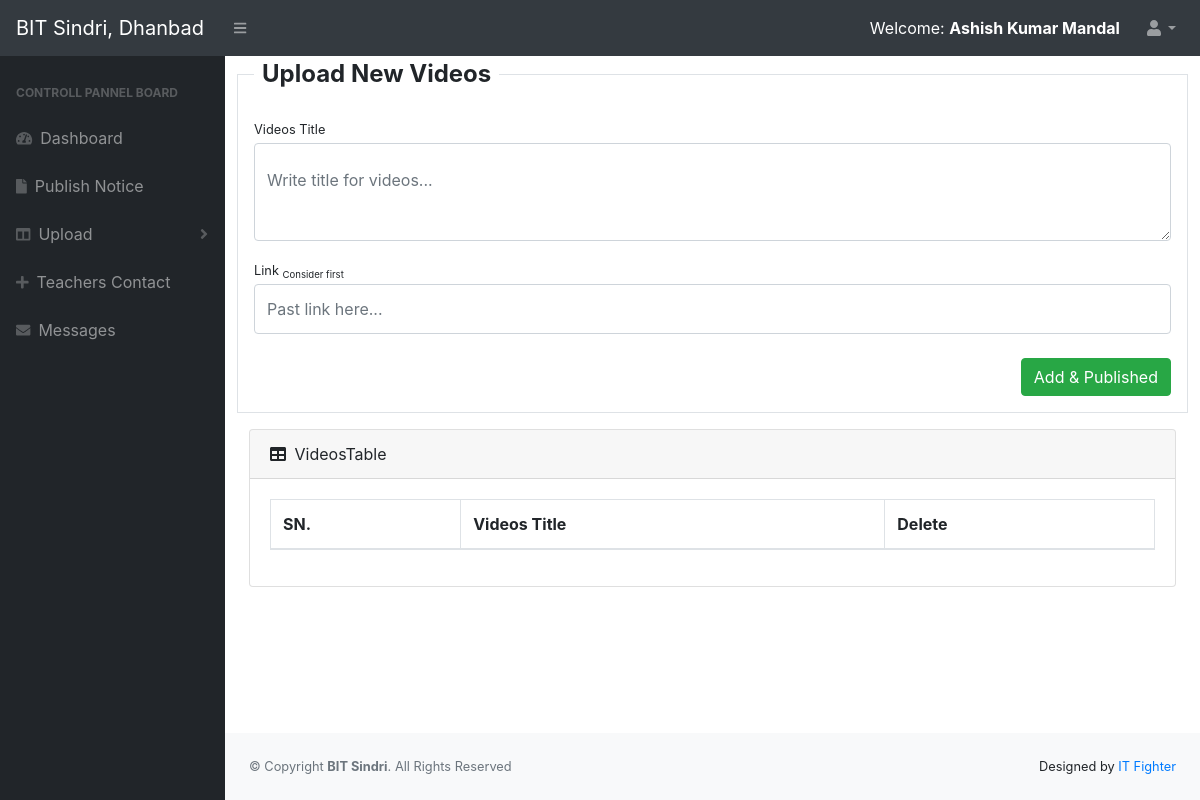
The page /admin/videos.php (signed in) on the database as committed earlier.
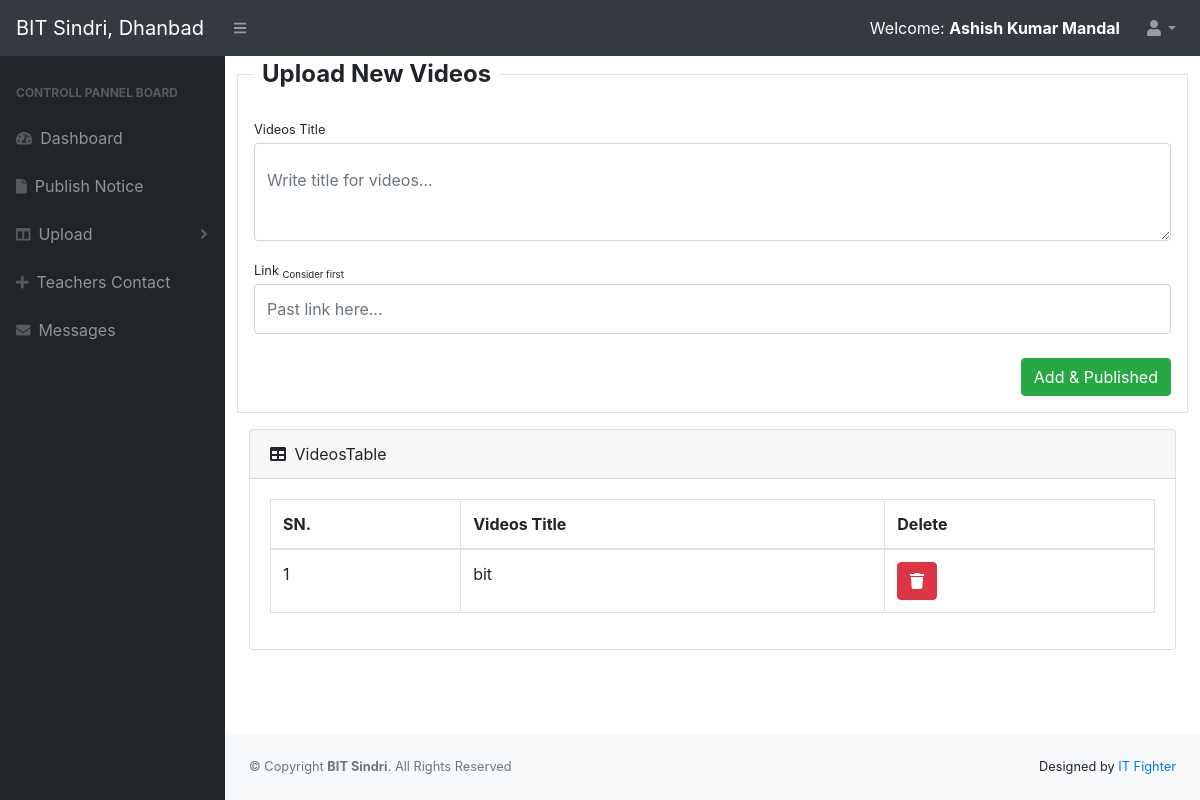
The same page on the database as committed later.
### tables this page shows
CREATE TABLE `video` (
  `video_id` int(11) NOT NULL,
  `title` varchar(100) NOT NULL,
  `link` varchar(150) NOT NULL,
  `updated` timestamp NOT NULL DEFAULT current_timestamp() ON UPDATE current_timestamp(),
  `created` timestamp NOT NULL DEFAULT current_timestamp()
);

### admin/videos.php (the view, shortened to what this page needs)
<?php include_once('header_admin.php'); ?>
<div id="layoutSidenav_content">
    <main>
        <div class="container-fluid">
            <div class="row">
                <fieldset class="form-group border p-3 w-100">
                    <legend class="w-auto px-2"><b>Upload New Videos</b></legend>
                    <form role="form" id="form" name="form" method="post" action="" enctype="multipart/form-data">
                        <div class="form-row">
                            <div class="col-12">
                                <div class="form-group">
                                    <label class="small mb-1" for="inputLastName">Videos Title</label>
                                    <textarea name="title" rows="2" class="form-control py-4" id="inputMsg" type="text" placeholder="Write title for videos..." required /></textarea>
                                </div>
                            </div>
                        </div>
                        <div class="form-row">
                            <div class="col-md-12">
                                <label class="small mb-1" for="inputLink">Link <sub>Consider first</sub></label>
                            <input name="link" class="form-control py-4" id="inputLink" type="text" placeholder="Past link here..." />
                            </div>
                        </div>
                        <div class="form-group mt-4 mb-0">
                            <input class="btn btn-success float-right" type="submit" name="save" value="Add & Published" class="btn btn-success">
                        </div>
                    </form>
                </fieldset>
            </div>
        <div class="card mb-4">
            <div class="card-header">
                <i class="fas fa-table mr-1"></i>
                VideosTable
            </div>
            <div class="card-body">
                <div class="table-responsive">
                    <table class="table table-bordered" id="dataTable" width="100%" cellspacing="0">
                        <thead>
                            <tr>
                                <th>SN.</th>
                                <th>Videos Title</th>
                                <th>Delete</th>
                            </tr>
                        </thead>
                        <tbody>
                            <?php
                                $i = 1;
                                $query = mysqli_query($conn, "SELECT * FROM video ORDER BY video_id DESC");
                                while(@$row = mysqli_fetch_array($query)){
                                  $video_id = $row['video_id'];
                                  $title = $row['title'];
                            ?>
                            <tr>
                                <td><?php echo $i; $i++; ?></td>
                                <td><?php echo $title; ?></td>
                                <td><a onclick='return Confirm();' href="delete_video.php?id=<?php echo $video_id; ?>" class="btn btn-danger btn-xs"><i class="fa fa-trash"></i></a></td>
                            </tr>
                            <?php } ?>
                        </tbody>
                    </table>
                </div>
            </div>
        </div>
    </div>
</main>
<?php include_once('footer_admin.php'); ?>

Rows that differ between the two databases and show on the page:
added video: title "bit"
